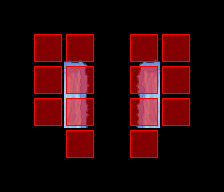

Tiled map render using the project's own tile images. Description and the map definition, with tile-layer contents summarised, below:
An orthogonal 7x6 tile map with 32x32 px tiles, 5 tile layers (Regions, Input_set, InputNot_set, Output_Ground, ...), 4 tilesets.

<map version="1.0" orientation="orthogonal" width="7" height="6" tilewidth="32" tileheight="32">
 <tileset firstgid="1" name="collision" tilewidth="32" tileheight="32">
  <image source="../../graphics/tiles/collision.png" width="64" height="32" />
 </tileset>
 <tileset firstgid="3" name="set_icecave" tilewidth="32" tileheight="32">
  <image source="../../graphics/tiles/set_icecave.png" width="128" height="128" />
 </tileset>
 <tileset firstgid="19" name="set_rules" tilewidth="32" tileheight="32">
  <image source="../../graphics/tiles/set_rules.png" width="64" height="64" />
 </tileset>
 <tileset firstgid="23" name="cave" tilewidth="32" tileheight="32">
  <image source="../../graphics/tiles/icecave.png" width="512" height="256" />
 </tileset>
 <layer name="Regions" width="7" height="6">
  <data>[42 cells, 16 non-empty, 1 distinct tile ids]</data>
 </layer>
 <layer name="Input_set" width="7" height="6">
  <data>[42 cells, 14 non-empty, 1 distinct tile ids]</data>
 </layer>
 <layer name="InputNot_set" width="7" height="6">
  <data>[42 cells, 2 non-empty, 1 distinct tile ids]</data>
 </layer>
 <layer name="Output_Ground" width="7" height="6">
  <data>[42 cells, 6 non-empty, 6 distinct tile ids]</data>
 </layer>
 <layer name="Output_Collision" width="7" height="6">
  <data>[42 cells, 14 non-empty, 1 distinct tile ids]</data>
 </layer>
</map>
